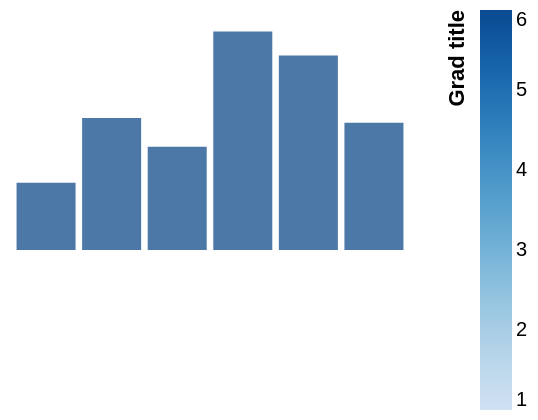

Specify this chart in Vega-Lite:
### Vega specification from a JSON file in a GitHub repository (floating-point values rounded to 4 significant figures)
{"width": 200, "height": 120, "padding": 5, "data": [{"name": "t", "values": [{"a": "Alpha", "b": 28, "c": "x", "d": 1}, {"a": "Bravo", "b": 55, "c": "y", "d": 2}, {"a": "Charlie", "b": 43, "c": "x", "d": 3}, {"a": "Delta", "b": 91, "c": "z", "d": 4}, {"a": "Echo", "b": 81, "c": "y", "d": 5}, {"a": "Foxtrot", "b": 53, "c": "z", "d": 6}]}], "scales": [{"name": "x", "type": "band", "domain": {"data": "t", "field": "a"}, "range": "width", "padding": 0.1}, {"name": "y", "type": "linear", "domain": {"data": "t", "field": "b"}, "range": "height", "nice": true}, {"name": "color", "type": "ordinal", "domain": {"data": "t", "field": "c"}, "range": {"scheme": "category10"}}, {"name": "ramp", "type": "linear", "domain": {"data": "t", "field": "d"}, "range": {"scheme": "blues"}}, {"name": "size", "type": "linear", "domain": {"data": "t", "field": "b"}, "range": [10, 200]}, {"name": "shape", "type": "ordinal", "domain": {"data": "t", "field": "c"}, "range": "symbol"}, {"name": "quant", "type": "quantize", "domain": [0, 100], "range": {"scheme": "greens", "count": 4}}], "marks": [{"type": "rect", "from": {"data": "t"}, "encode": {"enter": {"x": {"scale": "x", "field": "a"}, "width": {"scale": "x", "band": 1}, "y": {"scale": "y", "field": "b"}, "y2": {"scale": "y", "value": 0}}}}], "legends": [{"fill": "ramp", "type": "gradient", "title": "Grad title", "titleOrient": "left", "titleAnchor": "end", "orient": "right"}]}
